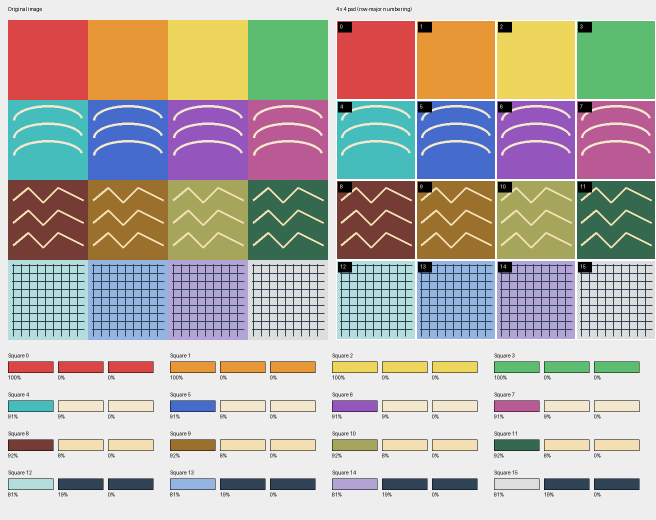
#> input picture challenge-6-prototype/chordcat-image-sonification-team/chordcat-image-sonification/examples/grid.png, 1312 x 1040 px (shown at 1/2 size); its folder holds only this picture in this run
$ python -i shape_analysis.py   (imports and definitions only)
#> lines starting #> are read from the running program, lines starting #| are printed output that depends on the picture; after the words box and inside, x2 and y2 are one past the last pixel; in counts of white or black regions, pixels touching at a corner belong together
"""Geometry only; measurements are normalized heuristics, not semantic recognition."""
import cv2
import numpy as np
from .models import Shape


def analyze_shape(rgb):
    gray = cv2.cvtColor(rgb, cv2.COLOR_RGB2GRAY)
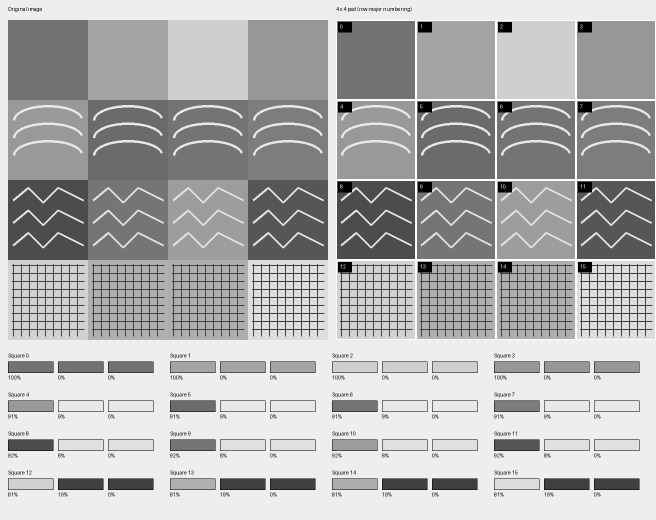
#> gray: shape (1040, 1312) (shown at 1/2 size); min 0, max 255, mean 175.4
    # Normalize analysis resolution to reduce dependence on input image size.
    h, w = gray.shape
#> h = 1040; w = 1312
    gray = cv2.resize(gray, (max(8, round(192*w/max(h,w))),
                             max(8, round(192*h/max(h,w)))))
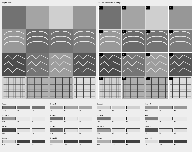
#> gray: shape (152, 192); min 0, max 255, mean 176.6
    gray = cv2.GaussianBlur(gray, (3, 3), 0)
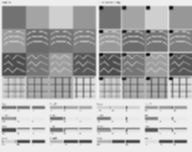
#> gray: shape (152, 192); min 0, max 242, mean 176.7
    edges = cv2.Canny(gray, 50, 120)
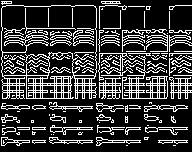
#> edges: shape (152, 192); 22.6% white in thin lines or dots
    density = float(np.count_nonzero(edges) / edges.size)
#> density = 0.226
    contours, _ = cv2.findContours(edges, cv2.RETR_LIST, cv2.CHAIN_APPROX_NONE)
#> contours = 429 contours, 325 with area under 20; largest, box (x1, y1, x2, y2) and area: (1, 5, 97, 99) 8240, (1, 5, 97, 77) 5516, (98, 53, 168, 99) 656, (42, 52, 74, 84) 599, (25, 54, 50, 76) 412
    lengths, sharp, turns = [], 0, 0
    for c in contours:
        length = cv2.arcLength(c, False)
        if length < 5:
            continue
        lengths.append(length)
        p = cv2.approxPolyDP(c, 1.5, False).reshape(-1, 2).astype(float)
        for a, b, d in zip(p, p[1:], p[2:]):
            u, v = b-a, d-b
            norm = np.linalg.norm(u)*np.linalg.norm(v)
            if norm:
                angle = np.degrees(np.arccos(np.clip(u@v/norm, -1, 1)))
                sharp += angle > 45
                turns += 1
#> this loop made 429 passes
#> (length, p) on passes 3 to 5: (25.07, [[174, 141], [186, 141], [175, 142]]), (27.07, [[159, 141], [172, 141], [160, 142]]), (27.07, [[126, 141], [139, 141], [127, 142]])
#> after the loop, lengths = 351 values, max 874.6 at index 340, min 5.83 at index 14, mean 34.73; sharp = 1302; turns = 1472
    long_ratio = float(sum(x for x in lengths if x > .6*max(gray.shape)) /
                       max(sum(lengths), 1))
#> long_ratio = 0.401
    angularity = float(sharp/max(turns, 1))
#> angularity = 0.885
    smoothness = 1-angularity if lengths else 0.0
#> smoothness = 0.115
    # Axial orientation: a line has no arrow. Convert y-down image coordinates
    # to y-up and interpret its slope from left to right. Vertical is neutral.
    lines = cv2.HoughLinesP(edges, 1, np.pi/180, threshold=15,
                           minLineLength=max(6, min(gray.shape)//5), maxLineGap=4)
#> lines = 69 rows, first 6: [3, 85, 191, 85], [3, 92, 191, 92], [3, 83, 191, 83], [1, 142, 140, 142], [4, 78, 190, 78], [1, 108, 97, 108]
    orientation, strength = None, 0.0
    if lines is not None:
        lines = lines[:, 0, :].astype(float)
        dx, dy = lines[:, 2]-lines[:, 0], -(lines[:, 3]-lines[:, 1])
#> dx = 69 values, max 189 at index 18, min 0 at index 53, mean 61.64; dy = 69 values, max 71 at index 56, min -59 at index 36, mean 0.188
        weights = np.hypot(dx, dy)
#> weights = 69 values, max 189 at index 18, min 30 at index 37, mean 64.77
        angles = np.arctan2(dy, dx)
#> angles = 69 values, max 1.57 at index 56, min -1.57 at index 53, mean -0.00294
        z = np.sum(weights*np.exp(2j*angles))/max(weights.sum(), 1)
        strength = float(abs(z))
#> strength = 0.903
        orientation = float(np.degrees(np.angle(z)/2))
#> orientation = -0.141
    flow = long_ratio*smoothness
#> flow = 0.0463
    complexity = float(np.clip(.65*min(density/.20, 1)+.35*angularity, 0, 1))
#> complexity = 0.96
#> (the run stopped early here; a loop or call above may not have finished)
